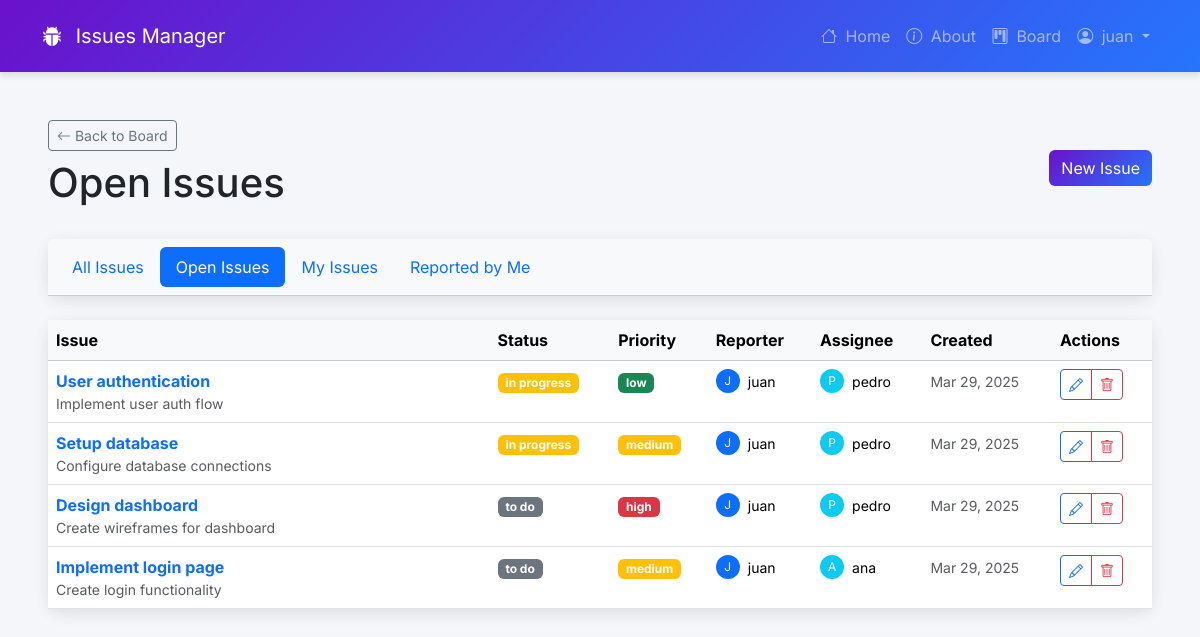
Page /issues/open/ (signed in) on the committed database.
### accounts/models.py (models this page shows)
class CustomUser(AbstractUser):
    role = models.ForeignKey(
        Role,
        on_delete=models.CASCADE,
        blank=True, null=True
    )
    team = models.ForeignKey(
        Team,
        on_delete=models.CASCADE,
        blank=True, null=True
    )

### issues/models.py (models this page shows, shortened)
class Issue(models.Model):
    name = models.CharField(max_length=64)
    summary = models.CharField(max_length=128)
    description = models.TextField()
    reporter = models.ForeignKey(
        get_user_model(),
        on_delete=models.CASCADE,
        related_name='reported_issues'
    )
    assignee = models.ForeignKey(
        get_user_model(),
        on_delete=models.SET_NULL,
        related_name='assigned_issues',
        blank=True, null=True
    )
    created_on = models.DateTimeField(auto_now_add=True)
    status = models.ForeignKey(
        Status,
        on_delete=models.CASCADE,
    )
    priority = models.ForeignKey(
        Priority,
        on_delete=models.CASCADE,
    )

class Status(models.Model):
    name = models.CharField(max_length=128)
    description = models.TextField(max_length=256)

class Priority(models.Model):
    name = models.CharField(max_length=128)
    description = models.TextField(max_length=256)
    def __str__(self):
        return self.name

### issues/views.py (the view)
# urls.py: path("open/", views.OpenIssuesView.as_view(), name="open_issues"),
class OpenIssuesView(LoginRequiredMixin, TeamRestrictedMixin, ListView):
    template_name = "issues/open_issues.html"
    model = Issue
    context_object_name = "issues"
    def get_context_data(self, **kwargs):
        context = super().get_context_data(**kwargs)
        done = Status.objects.get(name="done")
        queryset = self.get_queryset()
        context["title"] = "Open Issues"
        context["issues"] = (
            queryset
            .exclude(status=done)
            .order_by("created_on").reverse()
        )
        context["is_product_owner"] = is_product_owner(self.request.user)
        return context

### issues/views.py (called while the page is built)
def is_product_owner(user):
    return user.role and user.role.name.lower() == 'product owner'

    def get_queryset(self):
        queryset = super().get_queryset()
        user = self.request.user
        if user.is_superuser:
            return queryset
        if user.team:
            return queryset.filter(assignee__team=user.team)
        return queryset.filter(assignee=user)

### templates/issues/open_issues.html (shortened to what this page needs)
{% extends "base.html" %}
{% block content %}
<div class="container mt-4">
    <div class="d-flex justify-content-between align-items-center mb-4">
        <div>
            <a href="{% url 'board' %}" class="btn btn-outline-secondary btn-sm mb-2">
                <i class="bi bi-arrow-left"></i> Back to Board
            </a>
            <h1>Open Issues</h1>
        </div>
        <div>
            {% if is_product_owner %}
                <a href="{% url 'new' %}" class="btn btn-primary">New Issue</a>
            {% endif %}
        </div>
    </div>
    <div class="card mb-4">
        <div class="card-header bg-light">
            <ul class="nav nav-pills card-header-pills">
                <li class="nav-item">
                    <a class="nav-link" href="{% url 'list' %}">All Issues</a>
                </li>
                <li class="nav-item">
                    <a class="nav-link active" href="{% url 'open_issues' %}">Open Issues</a>
                </li>
                <li class="nav-item">
                    <a class="nav-link" href="{% url 'my_issues' %}">My Issues</a>
                </li>
                {% if is_product_owner %}
                <li class="nav-item">
                    <a class="nav-link" href="{% url 'reported_issues' %}">Reported by Me</a>
                </li>
                {% endif %}
            </ul>
        </div>
    </div>
    <div class="card">
        <div class="card-body p-0">
            <div class="table-responsive">
                <table class="table table-hover mb-0">
                    <thead class="table-light">
                        <tr>
                            <th scope="col" style="width: 40%">Issue</th>
                            <th scope="col">Status</th>
                            <th scope="col">Priority</th>
                            <th scope="col">Reporter</th>
                            <th scope="col">Assignee</th>
                            <th scope="col">Created</th>
                            <th scope="col" style="width: 100px">Actions</th>
                        </tr>
                    </thead>
                    <tbody>
                        {% for issue in issues %}
                        <tr>
                            <td>
                                <a href="{% url 'detail' issue.pk %}" class="text-decoration-none">
                                    <strong>{{ issue.name }}</strong>
                                </a>
                                <div class="text-muted small">{{ issue.summary }}</div>
                            </td>
                            <td>
                                <span class="badge
                                    {% if issue.status.name == 'to do' %}bg-secondary{% endif %}
                                    {% if issue.status.name == 'in progress' %}bg-warning{% endif %}
                                ">
                                    {{ issue.status.name }}
                                </span>
                            </td>
                            <td>
                                <span class="badge
                                    {% if issue.priority|lower == 'high' %}bg-danger{% endif %}
                                    {% if issue.priority|lower == 'medium' %}bg-warning{% endif %}
                                    {% if issue.priority|lower == 'low' %}bg-success{% endif %}
                                ">
                                    {{ issue.priority }}
                                </span>
                            </td>
                            <td>
                                <div class="d-flex align-items-center">
                                    <div class="avatar-placeholder me-2 bg-primary text-white rounded-circle d-flex align-items-center justify-content-center" style="width: 24px; height: 24px; font-size: 12px;">
                                        {{ issue.reporter.username|first|upper }}
                                    </div>
                                    <span class="small">{{ issue.reporter.username }}</span>
                                </div>
                            </td>
                            <td>
                                {% if issue.assignee %}
                                <div class="d-flex align-items-center">
                                    <div class="avatar-placeholder me-2 bg-info text-white rounded-circle d-flex align-items-center justify-content-center" style="width: 24px; height: 24px; font-size: 12px;">
                                        {{ issue.assignee.username|first|upper }}
                                    </div>
                                    <span class="small">{{ issue.assignee.username }}</span>
                                </div>
                                {% else %}
                                <span class="text-muted small">Unassigned</span>
                                {% endif %}
                            </td>
                            <td>
                                <span class="small text-muted">{{ issue.created_on|date:"M d, Y" }}</span>
                            </td>
                            <td>
                                <div class="btn-group btn-group-sm">
                                    {% if request.user == issue.reporter or request.user == issue.assignee or request.user.is_staff %}
                                    <a href="{% url 'edit' issue.pk %}" class="btn btn-outline-primary btn-sm" title="Edit">
                                        <i class="bi bi-pencil"></i>
                                    </a>
                                    {% endif %}
                                    {% if request.user == issue.reporter or request.user.is_staff %}
                                    <a href="{% url 'delete' issue.pk %}" class="btn btn-outline-danger btn-sm" title="Delete">
                                        <i class="bi bi-trash"></i>
                                    </a>
                                    {% endif %}
                                </div>
                            </td>
                        </tr>
                        {% empty %}
                        <tr>
                            <td colspan="6" class="text-center py-4">
                                <p class="text-muted mb-0">No open issues found</p>
                            </td>
                        </tr>
                        {% endfor %}
                    </tbody>
                </table>
            </div>
        </div>
    </div>
</div>
{% endblock %}

### templates/base.html (shortened to what this page needs)
{% load static %}
<!DOCTYPE html>
<html lang="en">
<head>
    <link href="https://cdn.jsdelivr.net/npm/bootstrap@5.3.3/dist/css/bootstrap.min.css" rel="stylesheet">
    <link href="https://cdn.jsdelivr.net/npm/bootstrap-icons@1.10.0/font/bootstrap-icons.css" rel="stylesheet">
    <link href="{% static 'css/base.css' %}" rel="stylesheet">
</head>
<body>
    <nav class="navbar navbar-expand-lg navbar-dark py-3">
        <div class="container">
            <a class="navbar-brand" href="{% url 'home' %}">
                <i class="bi bi-bug-fill me-2"></i> Issues Manager
            </a>
            <div class="collapse navbar-collapse" id="navbarNav">
                <ul class="navbar-nav ms-auto">
                    <li class="nav-item">
                        <a class="nav-link" href="{% url 'home' %}"><i class="bi bi-house me-1"></i> Home</a>
                    </li>
                    <li class="nav-item">
                        <a class="nav-link" href="{% url 'about' %}"><i class="bi bi-info-circle me-1"></i> About</a>
                    </li>
                    {% if user.is_authenticated %}
                    <li class="nav-item">
                        <a class="nav-link" href="{% url 'board' %}"><i class="bi bi-kanban me-1"></i> Board</a>
                    </li>
                    <li class="nav-item dropdown">
                        <a class="nav-link dropdown-toggle" href="#" id="userDropdown" role="button"
                           data-bs-toggle="dropdown" aria-expanded="false">
                            <i class="bi bi-person-circle me-1"></i> {{ user.username }}
                        </a>
                    </li>
                    {% endif %}
                </ul>
            </div>
        </div>
    </nav>
    <div class="container-fluid">
        <main class="ms-sm-auto px-md-4 py-4">
            {% block content %}{% endblock %}
        </main>
    </div>
</body>
</html>

### static/css/base.css (style rules this page uses)
:root { --primary-color: #6a11cb; --secondary-color: #2575fc; }
body { font-family: 'Inter', sans-serif; background-color: #f4f6f9; }
.navbar { background: linear-gradient(135deg, var(--primary-color), var(--secondary-color)); box-shadow: 0 4px 6px rgba(0, 0, 0, 0.1); }
.card { border: none; border-radius: 12px; box-shadow: 0 4px 15px rgba(0, 0, 0, 0.1); transition: transform 0.3s ease; }
.btn-primary { background: linear-gradient(135deg, var(--primary-color), var(--secondary-color)); border: none; }

### rows in the picture
CustomUser: username "juan"
Issue: name "User authentication", summary "Implement user auth flow", status.name "in progress", priority "low", reporter.username|first "J", reporter.username "juan", assignee.username|first "P", assignee.username "pedro", created_on "Mar 29, 2025"
Issue: name "Setup database", summary "Configure database connections", status.name "in progress", priority "medium", reporter.username|first "J", reporter.username "juan", assignee.username|first "P", assignee.username "pedro", created_on "Mar 29, 2025"
Issue: name "Design dashboard", summary "Create wireframes for dashboard", status.name "to do", priority "high", reporter.username|first "J", reporter.username "juan", assignee.username|first "P", assignee.username "pedro", created_on "Mar 29, 2025"
Issue: name "Implement login page", summary "Create login functionality", status.name "to do", priority "medium", reporter.username|first "J", reporter.username "juan", assignee.username|first "A", assignee.username "ana", created_on "Mar 29, 2025"
